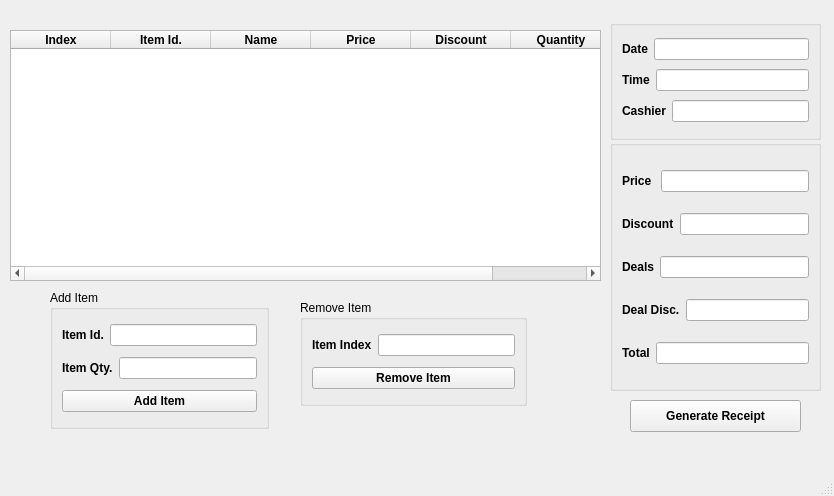
<?xml version="1.0" encoding="UTF-8"?>
<ui version="4.0">
 <class>CheckOutWindow</class>
 <widget class="QMainWindow" name="CheckOutWindow">
  <property name="geometry">
   <rect>
    <x>0</x>
    <y>0</y>
    <width>834</width>
    <height>496</height>
   </rect>
  </property>
  <property name="windowTitle">
   <string>Checkout</string>
  </property>
  <widget class="QWidget" name="centralwidget">
   <widget class="QTableWidget" name="tableWidget_ItemsAdded">
    <property name="geometry">
     <rect>
      <x>10</x>
      <y>30</y>
      <width>591</width>
      <height>251</height>
     </rect>
    </property>
    <column>
     <property name="text">
      <string>Index</string>
     </property>
     <property name="font">
      <font>
       <bold>true</bold>
      </font>
     </property>
    </column>
    <column>
     <property name="text">
      <string>Item Id.</string>
     </property>
     <property name="font">
      <font>
       <bold>true</bold>
      </font>
     </property>
    </column>
    <column>
     <property name="text">
      <string>Name</string>
     </property>
     <property name="font">
      <font>
       <bold>true</bold>
      </font>
     </property>
    </column>
    <column>
     <property name="text">
      <string>Price</string>
     </property>
     <property name="font">
      <font>
       <bold>true</bold>
      </font>
     </property>
    </column>
    <column>
     <property name="text">
      <string>Discount</string>
     </property>
     <property name="font">
      <font>
       <bold>true</bold>
      </font>
     </property>
    </column>
    <column>
     <property name="text">
      <string>Quantity</string>
     </property>
     <property name="font">
      <font>
       <bold>true</bold>
      </font>
     </property>
    </column>
   </widget>
   <widget class="QGroupBox" name="groupBox">
    <property name="geometry">
     <rect>
      <x>610</x>
      <y>140</y>
      <width>211</width>
      <height>251</height>
     </rect>
    </property>
    <property name="title">
     <string/>
    </property>
    <layout class="QVBoxLayout" name="verticalLayout">
     <item>
      <layout class="QHBoxLayout" name="horizontalLayout">
       <item>
        <widget class="QLabel" name="label">
         <property name="font">
          <font>
           <bold>true</bold>
          </font>
         </property>
         <property name="text">
          <string>Price </string>
         </property>
        </widget>
       </item>
       <item>
        <widget class="QLineEdit" name="lineEdit_priceSum">
         <property name="readOnly">
          <bool>true</bool>
         </property>
        </widget>
       </item>
      </layout>
     </item>
     <item>
      <layout class="QHBoxLayout" name="horizontalLayout_2">
       <item>
        <widget class="QLabel" name="label_2">
         <property name="font">
          <font>
           <bold>true</bold>
          </font>
         </property>
         <property name="text">
          <string>Discount</string>
         </property>
        </widget>
       </item>
       <item>
        <widget class="QLineEdit" name="lineEdit_discountSum">
         <property name="readOnly">
          <bool>true</bool>
         </property>
        </widget>
       </item>
      </layout>
     </item>
     <item>
      <layout class="QHBoxLayout" name="horizontalLayout_3">
       <item>
        <widget class="QLabel" name="label_5">
         <property name="font">
          <font>
           <bold>true</bold>
          </font>
         </property>
         <property name="text">
          <string>Deals</string>
         </property>
        </widget>
       </item>
       <item>
        <widget class="QLineEdit" name="lineEdit_DealApplied">
         <property name="readOnly">
          <bool>true</bool>
         </property>
        </widget>
       </item>
      </layout>
     </item>
     <item>
      <layout class="QHBoxLayout" name="horizontalLayout_4">
       <item>
        <widget class="QLabel" name="label_6">
         <property name="font">
          <font>
           <bold>true</bold>
          </font>
         </property>
         <property name="text">
          <string>Deal Disc.</string>
         </property>
        </widget>
       </item>
       <item>
        <widget class="QLineEdit" name="lineEdit_dealDiscount">
         <property name="readOnly">
          <bool>true</bool>
         </property>
        </widget>
       </item>
      </layout>
     </item>
     <item>
      <layout class="QHBoxLayout" name="horizontalLayout_5">
       <item>
        <widget class="QLabel" name="label_7">
         <property name="font">
          <font>
           <bold>true</bold>
          </font>
         </property>
         <property name="text">
          <string>Total</string>
         </property>
        </widget>
       </item>
       <item>
        <widget class="QLineEdit" name="lineEdit_finalTotal">
         <property name="readOnly">
          <bool>true</bool>
         </property>
        </widget>
       </item>
      </layout>
     </item>
    </layout>
   </widget>
   <widget class="QGroupBox" name="groupBox_2">
    <property name="geometry">
     <rect>
      <x>50</x>
      <y>290</y>
      <width>219</width>
      <height>139</height>
     </rect>
    </property>
    <property name="title">
     <string>Add Item</string>
    </property>
    <layout class="QVBoxLayout" name="verticalLayout_2">
     <item>
      <layout class="QHBoxLayout" name="horizontalLayout_6">
       <item>
        <widget class="QLabel" name="label_8">
         <property name="font">
          <font>
           <bold>true</bold>
          </font>
         </property>
         <property name="text">
          <string>Item Id.</string>
         </property>
        </widget>
       </item>
       <item>
        <widget class="QLineEdit" name="lineEdit_addItem_iid"/>
       </item>
      </layout>
     </item>
     <item>
      <layout class="QHBoxLayout" name="horizontalLayout_7">
       <item>
        <widget class="QLabel" name="label_9">
         <property name="font">
          <font>
           <bold>true</bold>
          </font>
         </property>
         <property name="text">
          <string>Item Qty.</string>
         </property>
        </widget>
       </item>
       <item>
        <widget class="QLineEdit" name="lineEdit_addItem_quantity"/>
       </item>
      </layout>
     </item>
     <item>
      <widget class="QPushButton" name="pushButton_addItem">
       <property name="font">
        <font>
         <bold>true</bold>
        </font>
       </property>
       <property name="text">
        <string>Add Item</string>
       </property>
      </widget>
     </item>
    </layout>
   </widget>
   <widget class="QGroupBox" name="groupBox_3">
    <property name="geometry">
     <rect>
      <x>300</x>
      <y>300</y>
      <width>227</width>
      <height>106</height>
     </rect>
    </property>
    <property name="title">
     <string>Remove Item</string>
    </property>
    <layout class="QVBoxLayout" name="verticalLayout_3">
     <item>
      <layout class="QHBoxLayout" name="horizontalLayout_8">
       <item>
        <widget class="QLabel" name="label_10">
         <property name="font">
          <font>
           <bold>true</bold>
          </font>
         </property>
         <property name="text">
          <string>Item Index</string>
         </property>
        </widget>
       </item>
       <item>
        <widget class="QLineEdit" name="lineEdit_removeItem_index"/>
       </item>
      </layout>
     </item>
     <item>
      <widget class="QPushButton" name="pushButton_removeItem">
       <property name="font">
        <font>
         <bold>true</bold>
        </font>
       </property>
       <property name="text">
        <string>Remove Item</string>
       </property>
      </widget>
     </item>
    </layout>
   </widget>
   <widget class="QPushButton" name="pushButton_generateReceipt">
    <property name="geometry">
     <rect>
      <x>630</x>
      <y>400</y>
      <width>171</width>
      <height>32</height>
     </rect>
    </property>
    <property name="font">
     <font>
      <bold>true</bold>
     </font>
    </property>
    <property name="text">
     <string>Generate Receipt</string>
    </property>
   </widget>
   <widget class="QGroupBox" name="groupBox_4">
    <property name="geometry">
     <rect>
      <x>610</x>
      <y>20</y>
      <width>211</width>
      <height>120</height>
     </rect>
    </property>
    <property name="title">
     <string/>
    </property>
    <layout class="QVBoxLayout" name="verticalLayout_4">
     <item>
      <layout class="QHBoxLayout" name="horizontalLayout_9">
       <item>
        <widget class="QLabel" name="label_11">
         <property name="font">
          <font>
           <bold>true</bold>
          </font>
         </property>
         <property name="text">
          <string>Date</string>
         </property>
        </widget>
       </item>
       <item>
        <widget class="QLineEdit" name="lineEdit_date">
         <property name="acceptDrops">
          <bool>true</bool>
         </property>
         <property name="readOnly">
          <bool>true</bool>
         </property>
        </widget>
       </item>
      </layout>
     </item>
     <item>
      <layout class="QHBoxLayout" name="horizontalLayout_10">
       <item>
        <widget class="QLabel" name="label_12">
         <property name="font">
          <font>
           <bold>true</bold>
          </font>
         </property>
         <property name="text">
          <string>Time</string>
         </property>
        </widget>
       </item>
       <item>
        <widget class="QLineEdit" name="lineEdit_time">
         <property name="readOnly">
          <bool>true</bool>
         </property>
        </widget>
       </item>
      </layout>
     </item>
     <item>
      <layout class="QHBoxLayout" name="horizontalLayout_11">
       <item>
        <widget class="QLabel" name="label_13">
         <property name="font">
          <font>
           <bold>true</bold>
          </font>
         </property>
         <property name="text">
          <string>Cashier</string>
         </property>
        </widget>
       </item>
       <item>
        <widget class="QLineEdit" name="lineEdit_cashier">
         <property name="readOnly">
          <bool>true</bool>
         </property>
        </widget>
       </item>
      </layout>
     </item>
    </layout>
   </widget>
  </widget>
  <widget class="QMenuBar" name="menubar">
   <property name="geometry">
    <rect>
     <x>0</x>
     <y>0</y>
     <width>834</width>
     <height>24</height>
    </rect>
   </property>
  </widget>
  <widget class="QStatusBar" name="statusbar"/>
 </widget>
 <tabstops>
  <tabstop>lineEdit_addItem_iid</tabstop>
  <tabstop>lineEdit_addItem_quantity</tabstop>
  <tabstop>pushButton_addItem</tabstop>
  <tabstop>lineEdit_DealApplied</tabstop>
  <tabstop>lineEdit_dealDiscount</tabstop>
  <tabstop>lineEdit_finalTotal</tabstop>
  <tabstop>tableWidget_ItemsAdded</tabstop>
  <tabstop>lineEdit_priceSum</tabstop>
  <tabstop>lineEdit_discountSum</tabstop>
  <tabstop>lineEdit_removeItem_index</tabstop>
  <tabstop>pushButton_removeItem</tabstop>
  <tabstop>pushButton_generateReceipt</tabstop>
  <tabstop>lineEdit_date</tabstop>
  <tabstop>lineEdit_time</tabstop>
  <tabstop>lineEdit_cashier</tabstop>
 </tabstops>
 <resources/>
 <connections/>
</ui>
